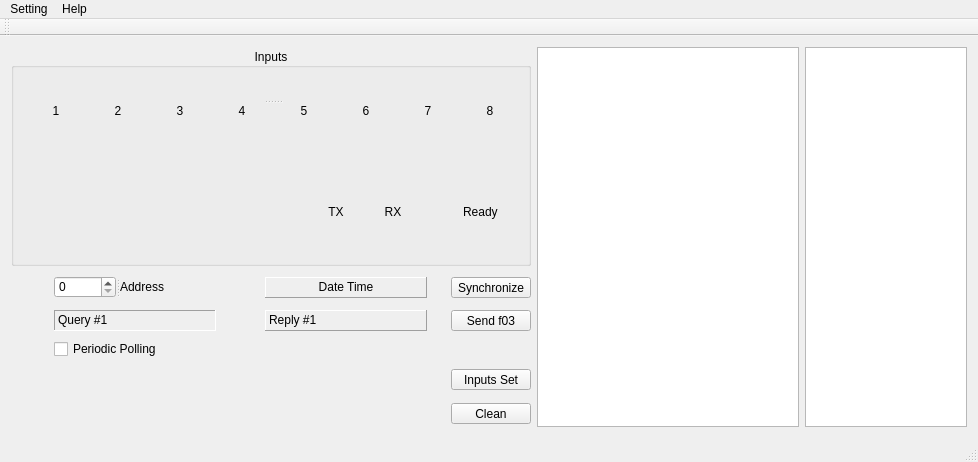
<?xml version="1.0" encoding="UTF-8"?>
<ui version="4.0">
 <class>MainWindow</class>
 <widget class="QMainWindow" name="MainWindow">
  <property name="geometry">
   <rect>
    <x>0</x>
    <y>0</y>
    <width>978</width>
    <height>462</height>
   </rect>
  </property>
  <property name="windowTitle">
   <string/>
  </property>
  <property name="windowIcon">
   <iconset resource="termin.qrc">
    <normaloff>:/images/SuperVisorA_128.png</normaloff>:/images/SuperVisorA_128.png</iconset>
  </property>
  <property name="iconSize">
   <size>
    <width>20</width>
    <height>20</height>
   </size>
  </property>
  <widget class="QWidget" name="centralWidget">
   <layout class="QGridLayout" name="gridLayout_2">
    <item row="2" column="4">
     <spacer name="horizontalSpacer_6">
      <property name="orientation">
       <enum>Qt::Horizontal</enum>
      </property>
      <property name="sizeType">
       <enum>QSizePolicy::Fixed</enum>
      </property>
      <property name="sizeHint" stdset="0">
       <size>
        <width>12</width>
        <height>20</height>
       </size>
      </property>
     </spacer>
    </item>
    <item row="2" column="5">
     <widget class="QPushButton" name="send03Button">
      <property name="maximumSize">
       <size>
        <width>16777215</width>
        <height>21</height>
       </size>
      </property>
      <property name="layoutDirection">
       <enum>Qt::LeftToRight</enum>
      </property>
      <property name="text">
       <string>Send f03</string>
      </property>
      <property name="autoRepeatDelay">
       <number>700</number>
      </property>
      <property name="autoRepeatInterval">
       <number>500</number>
      </property>
     </widget>
    </item>
    <item row="2" column="1">
     <widget class="QLabel" name="query1Label">
      <property name="enabled">
       <bool>true</bool>
      </property>
      <property name="minimumSize">
       <size>
        <width>162</width>
        <height>21</height>
       </size>
      </property>
      <property name="maximumSize">
       <size>
        <width>162</width>
        <height>21</height>
       </size>
      </property>
      <property name="frameShape">
       <enum>QFrame::Panel</enum>
      </property>
      <property name="frameShadow">
       <enum>QFrame::Sunken</enum>
      </property>
      <property name="text">
       <string>Query #1</string>
      </property>
      <property name="alignment">
       <set>Qt::AlignBottom|Qt::AlignLeading|Qt::AlignLeft</set>
      </property>
      <property name="textInteractionFlags">
       <set>Qt::TextEditable</set>
      </property>
     </widget>
    </item>
    <item row="4" column="0" rowspan="2" colspan="5">
     <spacer name="horizontalSpacer_3">
      <property name="orientation">
       <enum>Qt::Horizontal</enum>
      </property>
      <property name="sizeHint" stdset="0">
       <size>
        <width>418</width>
        <height>58</height>
       </size>
      </property>
     </spacer>
    </item>
    <item row="1" column="3" colspan="2">
     <widget class="QLabel" name="dateTimeLabel">
      <property name="minimumSize">
       <size>
        <width>162</width>
        <height>21</height>
       </size>
      </property>
      <property name="maximumSize">
       <size>
        <width>162</width>
        <height>21</height>
       </size>
      </property>
      <property name="frameShape">
       <enum>QFrame::Panel</enum>
      </property>
      <property name="frameShadow">
       <enum>QFrame::Raised</enum>
      </property>
      <property name="text">
       <string>Date Time</string>
      </property>
      <property name="alignment">
       <set>Qt::AlignBottom|Qt::AlignHCenter</set>
      </property>
     </widget>
    </item>
    <item row="1" column="5">
     <widget class="QPushButton" name="synchButton">
      <property name="maximumSize">
       <size>
        <width>16777215</width>
        <height>21</height>
       </size>
      </property>
      <property name="text">
       <string>Synchronize</string>
      </property>
      <property name="autoRepeatDelay">
       <number>700</number>
      </property>
      <property name="autoRepeatInterval">
       <number>500</number>
      </property>
     </widget>
    </item>
    <item row="5" column="5">
     <widget class="QPushButton" name="okButton">
      <property name="maximumSize">
       <size>
        <width>16777215</width>
        <height>21</height>
       </size>
      </property>
      <property name="text">
       <string>Clean</string>
      </property>
      <property name="iconSize">
       <size>
        <width>20</width>
        <height>20</height>
       </size>
      </property>
      <property name="autoRepeatDelay">
       <number>700</number>
      </property>
      <property name="autoRepeatInterval">
       <number>500</number>
      </property>
      <property name="flat">
       <bool>false</bool>
      </property>
     </widget>
    </item>
    <item row="2" column="2">
     <spacer name="horizontalSpacer_5">
      <property name="orientation">
       <enum>Qt::Horizontal</enum>
      </property>
      <property name="sizeType">
       <enum>QSizePolicy::Fixed</enum>
      </property>
      <property name="sizeHint" stdset="0">
       <size>
        <width>12</width>
        <height>20</height>
       </size>
      </property>
     </spacer>
    </item>
    <item row="4" column="5">
     <widget class="QPushButton" name="inpSetButton">
      <property name="maximumSize">
       <size>
        <width>16777215</width>
        <height>21</height>
       </size>
      </property>
      <property name="sizeIncrement">
       <size>
        <width>0</width>
        <height>0</height>
       </size>
      </property>
      <property name="baseSize">
       <size>
        <width>0</width>
        <height>0</height>
       </size>
      </property>
      <property name="text">
       <string>Inputs Set</string>
      </property>
      <property name="autoRepeatDelay">
       <number>300</number>
      </property>
      <property name="autoRepeatInterval">
       <number>100</number>
      </property>
     </widget>
    </item>
    <item row="2" column="3">
     <widget class="QLabel" name="reply1Label">
      <property name="minimumSize">
       <size>
        <width>162</width>
        <height>21</height>
       </size>
      </property>
      <property name="maximumSize">
       <size>
        <width>162</width>
        <height>21</height>
       </size>
      </property>
      <property name="frameShape">
       <enum>QFrame::Panel</enum>
      </property>
      <property name="frameShadow">
       <enum>QFrame::Raised</enum>
      </property>
      <property name="text">
       <string>Reply #1</string>
      </property>
      <property name="alignment">
       <set>Qt::AlignBottom|Qt::AlignLeading|Qt::AlignLeft</set>
      </property>
     </widget>
    </item>
    <item row="1" column="0" rowspan="2">
     <spacer name="horizontalSpacer_4">
      <property name="orientation">
       <enum>Qt::Horizontal</enum>
      </property>
      <property name="sizeType">
       <enum>QSizePolicy::Fixed</enum>
      </property>
      <property name="sizeHint" stdset="0">
       <size>
        <width>36</width>
        <height>58</height>
       </size>
      </property>
     </spacer>
    </item>
    <item row="0" column="6" rowspan="6">
     <widget class="QTextEdit" name="text1Edit">
      <property name="minimumSize">
       <size>
        <width>260</width>
        <height>380</height>
       </size>
      </property>
      <property name="font">
       <font>
        <family>Monospac821 BT</family>
        <pointsize>7</pointsize>
       </font>
      </property>
     </widget>
    </item>
    <item row="0" column="7" rowspan="6">
     <widget class="QTextEdit" name="changeVewEdit">
      <property name="minimumSize">
       <size>
        <width>162</width>
        <height>380</height>
       </size>
      </property>
      <property name="maximumSize">
       <size>
        <width>162</width>
        <height>16777215</height>
       </size>
      </property>
     </widget>
    </item>
    <item row="1" column="1" colspan="2">
     <widget class="QSplitter" name="splitter_4">
      <property name="orientation">
       <enum>Qt::Horizontal</enum>
      </property>
      <widget class="QSpinBox" name="addressBox">
       <property name="minimumSize">
        <size>
         <width>62</width>
         <height>22</height>
        </size>
       </property>
       <property name="maximumSize">
        <size>
         <width>62</width>
         <height>22</height>
        </size>
       </property>
      </widget>
      <widget class="QLabel" name="addressLabel">
       <property name="minimumSize">
        <size>
         <width>95</width>
         <height>16</height>
        </size>
       </property>
       <property name="text">
        <string>Address</string>
       </property>
       <property name="textInteractionFlags">
        <set>Qt::LinksAccessibleByMouse|Qt::TextEditable</set>
       </property>
      </widget>
     </widget>
    </item>
    <item row="0" column="0" colspan="6">
     <widget class="QGroupBox" name="inputBox">
      <property name="minimumSize">
       <size>
        <width>520</width>
        <height>218</height>
       </size>
      </property>
      <property name="maximumSize">
       <size>
        <width>520</width>
        <height>218</height>
       </size>
      </property>
      <property name="font">
       <font>
        <pointsize>9</pointsize>
       </font>
      </property>
      <property name="title">
       <string>Inputs</string>
      </property>
      <property name="alignment">
       <set>Qt::AlignCenter</set>
      </property>
      <layout class="QGridLayout" name="gridLayout">
       <item row="0" column="0" colspan="2">
        <widget class="QSplitter" name="splitter_3">
         <property name="minimumSize">
          <size>
           <width>496</width>
           <height>50</height>
          </size>
         </property>
         <property name="maximumSize">
          <size>
           <width>496</width>
           <height>16777215</height>
          </size>
         </property>
         <property name="orientation">
          <enum>Qt::Vertical</enum>
         </property>
         <widget class="QSplitter" name="splitter_2">
          <property name="minimumSize">
           <size>
            <width>496</width>
            <height>21</height>
           </size>
          </property>
          <property name="maximumSize">
           <size>
            <width>256</width>
            <height>21</height>
           </size>
          </property>
          <property name="orientation">
           <enum>Qt::Horizontal</enum>
          </property>
          <property name="handleWidth">
           <number>0</number>
          </property>
          <widget class="QLabel" name="led1Label">
           <property name="minimumSize">
            <size>
             <width>32</width>
             <height>21</height>
            </size>
           </property>
           <property name="maximumSize">
            <size>
             <width>32</width>
             <height>21</height>
            </size>
           </property>
           <property name="text">
            <string/>
           </property>
           <property name="pixmap">
            <pixmap resource="termin.qrc">:/images/LedGrey2.png</pixmap>
           </property>
           <property name="scaledContents">
            <bool>true</bool>
           </property>
          </widget>
          <widget class="QLabel" name="led2Label">
           <property name="minimumSize">
            <size>
             <width>32</width>
             <height>21</height>
            </size>
           </property>
           <property name="maximumSize">
            <size>
             <width>32</width>
             <height>21</height>
            </size>
           </property>
           <property name="pixmap">
            <pixmap resource="termin.qrc">:/images/LedGrey2.png</pixmap>
           </property>
           <property name="scaledContents">
            <bool>true</bool>
           </property>
          </widget>
          <widget class="QLabel" name="led3Label">
           <property name="minimumSize">
            <size>
             <width>32</width>
             <height>21</height>
            </size>
           </property>
           <property name="maximumSize">
            <size>
             <width>32</width>
             <height>21</height>
            </size>
           </property>
           <property name="pixmap">
            <pixmap resource="termin.qrc">:/images/LedGrey2.png</pixmap>
           </property>
           <property name="scaledContents">
            <bool>true</bool>
           </property>
          </widget>
          <widget class="QLabel" name="led4Label">
           <property name="minimumSize">
            <size>
             <width>32</width>
             <height>21</height>
            </size>
           </property>
           <property name="maximumSize">
            <size>
             <width>32</width>
             <height>21</height>
            </size>
           </property>
           <property name="pixmap">
            <pixmap resource="termin.qrc">:/images/LedGrey2.png</pixmap>
           </property>
           <property name="scaledContents">
            <bool>true</bool>
           </property>
          </widget>
          <widget class="QLabel" name="led5Label">
           <property name="minimumSize">
            <size>
             <width>32</width>
             <height>21</height>
            </size>
           </property>
           <property name="maximumSize">
            <size>
             <width>32</width>
             <height>21</height>
            </size>
           </property>
           <property name="pixmap">
            <pixmap resource="termin.qrc">:/images/LedGrey2.png</pixmap>
           </property>
           <property name="scaledContents">
            <bool>true</bool>
           </property>
          </widget>
          <widget class="QLabel" name="led6Label">
           <property name="minimumSize">
            <size>
             <width>32</width>
             <height>21</height>
            </size>
           </property>
           <property name="maximumSize">
            <size>
             <width>32</width>
             <height>21</height>
            </size>
           </property>
           <property name="pixmap">
            <pixmap resource="termin.qrc">:/images/LedGrey2.png</pixmap>
           </property>
           <property name="scaledContents">
            <bool>true</bool>
           </property>
          </widget>
          <widget class="QLabel" name="led7Label">
           <property name="minimumSize">
            <size>
             <width>32</width>
             <height>21</height>
            </size>
           </property>
           <property name="maximumSize">
            <size>
             <width>32</width>
             <height>21</height>
            </size>
           </property>
           <property name="pixmap">
            <pixmap resource="termin.qrc">:/images/LedGrey2.png</pixmap>
           </property>
           <property name="scaledContents">
            <bool>true</bool>
           </property>
          </widget>
          <widget class="QLabel" name="led8Label">
           <property name="minimumSize">
            <size>
             <width>32</width>
             <height>21</height>
            </size>
           </property>
           <property name="maximumSize">
            <size>
             <width>32</width>
             <height>21</height>
            </size>
           </property>
           <property name="pixmap">
            <pixmap resource="termin.qrc">:/images/LedGrey2.png</pixmap>
           </property>
           <property name="scaledContents">
            <bool>true</bool>
           </property>
          </widget>
         </widget>
         <widget class="QSplitter" name="splitter">
          <property name="minimumSize">
           <size>
            <width>490</width>
            <height>20</height>
           </size>
          </property>
          <property name="maximumSize">
           <size>
            <width>16777215</width>
            <height>16777215</height>
           </size>
          </property>
          <property name="orientation">
           <enum>Qt::Horizontal</enum>
          </property>
          <property name="handleWidth">
           <number>0</number>
          </property>
          <widget class="QLabel" name="led1Text">
           <property name="font">
            <font>
             <pointsize>9</pointsize>
             <weight>50</weight>
             <bold>false</bold>
            </font>
           </property>
           <property name="text">
            <string>1</string>
           </property>
           <property name="alignment">
            <set>Qt::AlignHCenter|Qt::AlignTop</set>
           </property>
          </widget>
          <widget class="QLabel" name="led2Text">
           <property name="font">
            <font>
             <pointsize>9</pointsize>
             <weight>50</weight>
             <bold>false</bold>
            </font>
           </property>
           <property name="text">
            <string>2</string>
           </property>
           <property name="alignment">
            <set>Qt::AlignHCenter|Qt::AlignTop</set>
           </property>
          </widget>
          <widget class="QLabel" name="led3Text">
           <property name="font">
            <font>
             <pointsize>9</pointsize>
             <weight>50</weight>
             <bold>false</bold>
            </font>
           </property>
           <property name="text">
            <string>3</string>
           </property>
           <property name="alignment">
            <set>Qt::AlignHCenter|Qt::AlignTop</set>
           </property>
          </widget>
          <widget class="QLabel" name="led4Text">
           <property name="font">
            <font>
             <pointsize>9</pointsize>
             <weight>50</weight>
             <bold>false</bold>
            </font>
           </property>
           <property name="text">
            <string>4</string>
           </property>
           <property name="alignment">
            <set>Qt::AlignHCenter|Qt::AlignTop</set>
           </property>
          </widget>
          <widget class="QLabel" name="led5Text">
           <property name="font">
            <font>
             <pointsize>9</pointsize>
             <weight>50</weight>
             <bold>false</bold>
            </font>
           </property>
           <property name="text">
            <string>5</string>
           </property>
           <property name="alignment">
            <set>Qt::AlignHCenter|Qt::AlignTop</set>
           </property>
          </widget>
          <widget class="QLabel" name="led6Text">
           <property name="font">
            <font>
             <pointsize>9</pointsize>
             <weight>50</weight>
             <bold>false</bold>
            </font>
           </property>
           <property name="text">
            <string>6</string>
           </property>
           <property name="alignment">
            <set>Qt::AlignHCenter|Qt::AlignTop</set>
           </property>
          </widget>
          <widget class="QLabel" name="led7Text">
           <property name="font">
            <font>
             <pointsize>9</pointsize>
             <weight>50</weight>
             <bold>false</bold>
            </font>
           </property>
           <property name="text">
            <string>7</string>
           </property>
           <property name="alignment">
            <set>Qt::AlignHCenter|Qt::AlignTop</set>
           </property>
          </widget>
          <widget class="QLabel" name="led8Text">
           <property name="font">
            <font>
             <pointsize>9</pointsize>
             <weight>50</weight>
             <bold>false</bold>
            </font>
           </property>
           <property name="text">
            <string>8</string>
           </property>
           <property name="alignment">
            <set>Qt::AlignHCenter|Qt::AlignTop</set>
           </property>
          </widget>
         </widget>
        </widget>
       </item>
       <item row="1" column="1">
        <spacer name="verticalSpacer">
         <property name="orientation">
          <enum>Qt::Vertical</enum>
         </property>
         <property name="sizeType">
          <enum>QSizePolicy::Fixed</enum>
         </property>
         <property name="sizeHint" stdset="0">
          <size>
           <width>20</width>
           <height>35</height>
          </size>
         </property>
        </spacer>
       </item>
       <item row="2" column="0">
        <spacer name="horizontalSpacer_2">
         <property name="orientation">
          <enum>Qt::Horizontal</enum>
         </property>
         <property name="sizeType">
          <enum>QSizePolicy::Fixed</enum>
         </property>
         <property name="sizeHint" stdset="0">
          <size>
           <width>287</width>
           <height>20</height>
          </size>
         </property>
        </spacer>
       </item>
       <item row="2" column="1">
        <layout class="QHBoxLayout" name="horizontalLayout">
         <property name="spacing">
          <number>7</number>
         </property>
         <property name="leftMargin">
          <number>0</number>
         </property>
         <property name="topMargin">
          <number>5</number>
         </property>
         <property name="rightMargin">
          <number>0</number>
         </property>
         <property name="bottomMargin">
          <number>12</number>
         </property>
         <item>
          <layout class="QVBoxLayout" name="verticalLayout_9">
           <property name="spacing">
            <number>0</number>
           </property>
           <item>
            <widget class="QLabel" name="txText">
             <property name="font">
              <font>
               <pointsize>9</pointsize>
               <weight>50</weight>
               <bold>false</bold>
              </font>
             </property>
             <property name="text">
              <string>TX</string>
             </property>
             <property name="alignment">
              <set>Qt::AlignBottom|Qt::AlignHCenter</set>
             </property>
            </widget>
           </item>
           <item>
            <widget class="QLabel" name="txLabel">
             <property name="minimumSize">
              <size>
               <width>32</width>
               <height>21</height>
              </size>
             </property>
             <property name="maximumSize">
              <size>
               <width>32</width>
               <height>21</height>
              </size>
             </property>
             <property name="pixmap">
              <pixmap resource="termin.qrc">:/images/LedGrey2.png</pixmap>
             </property>
             <property name="scaledContents">
              <bool>true</bool>
             </property>
            </widget>
           </item>
          </layout>
         </item>
         <item>
          <spacer name="horizontalSpacer">
           <property name="orientation">
            <enum>Qt::Horizontal</enum>
           </property>
           <property name="sizeType">
            <enum>QSizePolicy::Minimum</enum>
           </property>
           <property name="sizeHint" stdset="0">
            <size>
             <width>12</width>
             <height>20</height>
            </size>
           </property>
          </spacer>
         </item>
         <item>
          <layout class="QVBoxLayout" name="verticalLayout_10">
           <property name="spacing">
            <number>0</number>
           </property>
           <item>
            <widget class="QLabel" name="rxText">
             <property name="font">
              <font>
               <pointsize>9</pointsize>
               <weight>50</weight>
               <bold>false</bold>
              </font>
             </property>
             <property name="text">
              <string>RX</string>
             </property>
             <property name="alignment">
              <set>Qt::AlignBottom|Qt::AlignHCenter</set>
             </property>
            </widget>
           </item>
           <item>
            <widget class="QLabel" name="rxLabel">
             <property name="minimumSize">
              <size>
               <width>32</width>
               <height>21</height>
              </size>
             </property>
             <property name="maximumSize">
              <size>
               <width>32</width>
               <height>21</height>
              </size>
             </property>
             <property name="pixmap">
              <pixmap resource="termin.qrc">:/images/LedGrey2.png</pixmap>
             </property>
             <property name="scaledContents">
              <bool>true</bool>
             </property>
            </widget>
           </item>
          </layout>
         </item>
         <item>
          <spacer name="horizontalSpacer_9">
           <property name="orientation">
            <enum>Qt::Horizontal</enum>
           </property>
           <property name="sizeType">
            <enum>QSizePolicy::Minimum</enum>
           </property>
           <property name="sizeHint" stdset="0">
            <size>
             <width>38</width>
             <height>20</height>
            </size>
           </property>
          </spacer>
         </item>
         <item>
          <layout class="QVBoxLayout" name="verticalLayout_11">
           <property name="spacing">
            <number>0</number>
           </property>
           <property name="leftMargin">
            <number>3</number>
           </property>
           <property name="rightMargin">
            <number>0</number>
           </property>
           <item>
            <widget class="QLabel" name="readyText">
             <property name="sizePolicy">
              <sizepolicy hsizetype="Preferred" vsizetype="Preferred">
               <horstretch>0</horstretch>
               <verstretch>0</verstretch>
              </sizepolicy>
             </property>
             <property name="minimumSize">
              <size>
               <width>45</width>
               <height>25</height>
              </size>
             </property>
             <property name="maximumSize">
              <size>
               <width>45</width>
               <height>25</height>
              </size>
             </property>
             <property name="sizeIncrement">
              <size>
               <width>45</width>
               <height>25</height>
              </size>
             </property>
             <property name="baseSize">
              <size>
               <width>0</width>
               <height>0</height>
              </size>
             </property>
             <property name="font">
              <font>
               <pointsize>9</pointsize>
               <weight>50</weight>
               <bold>false</bold>
              </font>
             </property>
             <property name="text">
              <string>Ready</string>
             </property>
             <property name="alignment">
              <set>Qt::AlignBottom|Qt::AlignLeading|Qt::AlignLeft</set>
             </property>
            </widget>
           </item>
           <item>
            <widget class="QLabel" name="readyLabel">
             <property name="sizePolicy">
              <sizepolicy hsizetype="Preferred" vsizetype="Preferred">
               <horstretch>0</horstretch>
               <verstretch>0</verstretch>
              </sizepolicy>
             </property>
             <property name="minimumSize">
              <size>
               <width>32</width>
               <height>21</height>
              </size>
             </property>
             <property name="maximumSize">
              <size>
               <width>32</width>
               <height>21</height>
              </size>
             </property>
             <property name="sizeIncrement">
              <size>
               <width>0</width>
               <height>0</height>
              </size>
             </property>
             <property name="layoutDirection">
              <enum>Qt::LeftToRight</enum>
             </property>
             <property name="midLineWidth">
              <number>0</number>
             </property>
             <property name="textFormat">
              <enum>Qt::AutoText</enum>
             </property>
             <property name="pixmap">
              <pixmap resource="termin.qrc">:/images/LedGrey2.png</pixmap>
             </property>
             <property name="scaledContents">
              <bool>true</bool>
             </property>
             <property name="alignment">
              <set>Qt::AlignCenter</set>
             </property>
            </widget>
           </item>
          </layout>
         </item>
        </layout>
       </item>
      </layout>
     </widget>
    </item>
    <item row="3" column="1">
     <widget class="QCheckBox" name="pollingBox">
      <property name="text">
       <string>Periodic Polling</string>
      </property>
     </widget>
    </item>
   </layout>
  </widget>
  <widget class="QMenuBar" name="menuBar">
   <property name="geometry">
    <rect>
     <x>0</x>
     <y>0</y>
     <width>978</width>
     <height>22</height>
    </rect>
   </property>
   <widget class="QMenu" name="menuSetting">
    <property name="title">
     <string>Setting</string>
    </property>
    <addaction name="actionCOM_Port"/>
    <addaction name="actionConnect"/>
    <addaction name="actionDisconnect"/>
    <addaction name="separator"/>
    <addaction name="actionInput_Setup"/>
    <addaction name="separator"/>
    <addaction name="actionQuit"/>
   </widget>
   <widget class="QMenu" name="menuHelp">
    <property name="title">
     <string>Help</string>
    </property>
    <addaction name="actionAbout"/>
    <addaction name="actionAbout_Qt"/>
   </widget>
   <addaction name="menuSetting"/>
   <addaction name="menuHelp"/>
  </widget>
  <widget class="QToolBar" name="mainToolBar">
   <attribute name="toolBarArea">
    <enum>TopToolBarArea</enum>
   </attribute>
   <attribute name="toolBarBreak">
    <bool>false</bool>
   </attribute>
  </widget>
  <widget class="QStatusBar" name="statusBar"/>
  <action name="actionCOM_Port">
   <property name="checkable">
    <bool>false</bool>
   </property>
   <property name="text">
    <string>&amp;COM Port</string>
   </property>
   <property name="toolTip">
    <string>COM Port Setup</string>
   </property>
   <property name="shortcut">
    <string>Alt+C</string>
   </property>
  </action>
  <action name="actionConnect">
   <property name="text">
    <string>Connect</string>
   </property>
  </action>
  <action name="actionDisconnect">
   <property name="text">
    <string>Disconnect</string>
   </property>
  </action>
  <action name="actionQuit">
   <property name="text">
    <string>Quit</string>
   </property>
  </action>
  <action name="actionInput_Setup">
   <property name="text">
    <string>Input Setup</string>
   </property>
  </action>
  <action name="actionAbout">
   <property name="text">
    <string>About</string>
   </property>
  </action>
  <action name="actionAbout_Qt">
   <property name="text">
    <string>About Qt</string>
   </property>
  </action>
 </widget>
 <layoutdefault spacing="6" margin="11"/>
 <tabstops>
  <tabstop>addressBox</tabstop>
  <tabstop>synchButton</tabstop>
  <tabstop>send03Button</tabstop>
  <tabstop>inpSetButton</tabstop>
  <tabstop>okButton</tabstop>
  <tabstop>text1Edit</tabstop>
  <tabstop>changeVewEdit</tabstop>
 </tabstops>
 <resources>
  <include location="termin.qrc"/>
 </resources>
 <connections/>
</ui>
